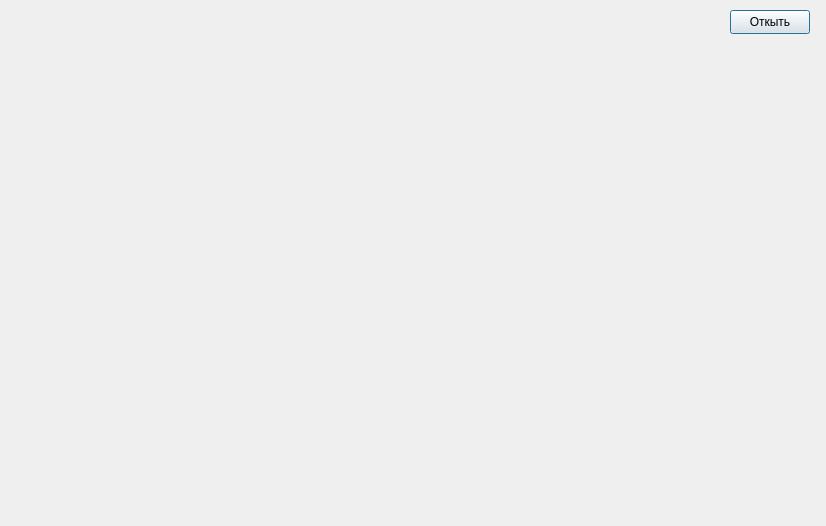
<?xml version="1.0" encoding="UTF-8"?>
<ui version="4.0">
 <class>GistogramaDialog</class>
 <widget class="QDialog" name="GistogramaDialog">
  <property name="geometry">
   <rect>
    <x>0</x>
    <y>0</y>
    <width>826</width>
    <height>526</height>
   </rect>
  </property>
  <property name="windowTitle">
   <string>Dialog</string>
  </property>
  <widget class="QPushButton" name="openButton">
   <property name="geometry">
    <rect>
     <x>730</x>
     <y>10</y>
     <width>80</width>
     <height>24</height>
    </rect>
   </property>
   <property name="text">
    <string>Откыть</string>
   </property>
  </widget>
 </widget>
 <resources/>
 <connections/>
</ui>
